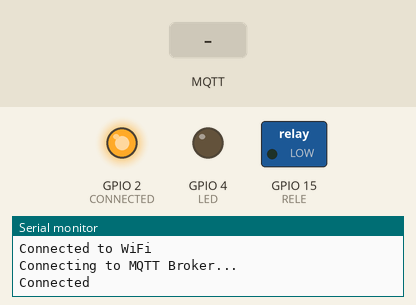
Simulated run of this sketch. Board: ESP32. On the bench: switched loads named in the sketch (green lamp = pin HIGH), output pins drawn as LEDs (lit = HIGH), the last lines printed to the serial monitor. The inputs (shaded band) are chosen by the test bench. WiFi joins after 1.5 s; servers stay silent unless stated; no MQTT or app messages arrive unless stated.

Above: at 2.7 s.
2.8 s: MQTT message "0" arrives on the first subscribed topic
At 3.4 s:
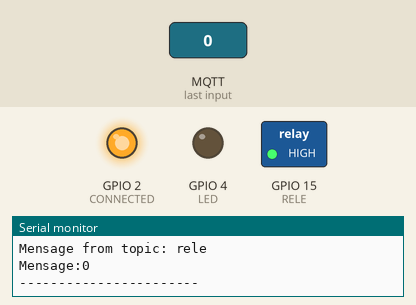
4.3 s: MQTT message "1" arrives on the second subscribed topic
At 5.5 s:
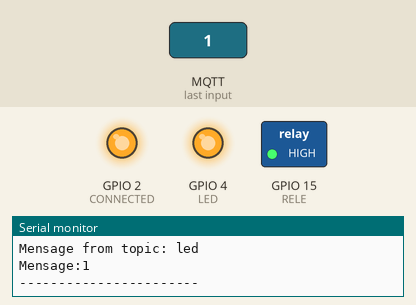
5.8 s: MQTT message "1" arrives on the first subscribed topic
At 6.8 s:
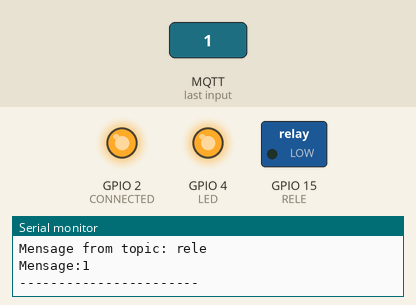
7.3 s: MQTT message "0" arrives on the second subscribed topic
At 8.0 s:
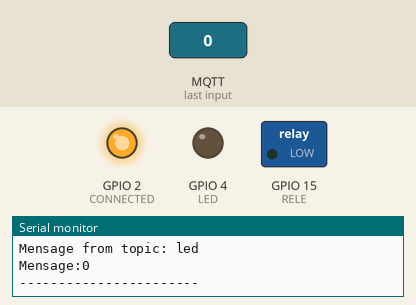
Timing chart, 0 to 9.8 s (numbered marks = the images above; inputs shaded):
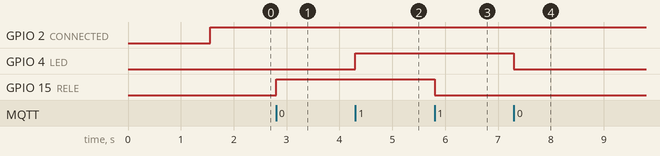

Measured:
- after the input at 2.8 s, GPIO 15 (RELE): LOW → HIGH at once
- after the input at 4.3 s, GPIO 4 (LED): LOW → HIGH at once
- after the input at 5.8 s, GPIO 15 (RELE): HIGH → LOW at once
- after the input at 7.3 s, GPIO 4 (LED): HIGH → LOW at once

The sketch:

sketch_may14a.ino
```cpp
// mqtt with esp32 NodeMcu

#include <WiFi.h>
#include <PubSubClient.h>

#define DEBUG
#define CONNECTED 2

#define RELE 15   //pins
#define LED 4

//informações da rede WIFI
const char* ssid = "10 real por minuto";        //WIFI SSID
const char* password =  "";      //WIFI password

const char* mqttServer = "m15.cloudmqtt.com";       //server
const char* mqttUser = "wdpvrxmh";           //user
const char* mqttPassword = "KDuQXhS68Vke";     //password
const int mqttPort = 19042;                    //port

// TOPICS
const char* mqttTopicSub1 ="rele";
const char* mqttTopicSub2 ="led";


WiFiClient espClient;
PubSubClient client(espClient);


void sub(){
  // add here the subscibe line for all your topics
  client.subscribe(mqttTopicSub1);
  client.subscribe(mqttTopicSub2);
}

void setup() {

  Serial.begin(115200);

  // esp32 onboard led will turn on if everything is worcking properly
  pinMode(CONNECTED, OUTPUT);

  pinMode(RELE, OUTPUT);
  pinMode(LED, OUTPUT);

  WiFi.begin(ssid, password);

  while (WiFi.status() != WL_CONNECTED) {
    delay(500);
    #ifdef DEBUG
    Serial.println("Connecting to WiFi..");
    #endif
  }
  #ifdef DEBUG
  Serial.println("Connected to WiFi");
  #endif

  client.setServer(mqttServer, mqttPort);
  client.setCallback(callback);

  while (!client.connected()) {
    #ifdef DEBUG
    Serial.println("Connecting to MQTT Broker...");
    #endif

    if (client.connect("ESP32", mqttUser, mqttPassword )) {
      #ifdef DEBUG
      Serial.println("Connected");
      #endif

    } else {
      #ifdef DEBUG
      Serial.print("connection failed  ");
      Serial.print(client.state());
      #endif
      delay(2000);

    }
  }
  sub(); //subscribe in the topics
}


void callback(char* topic, byte* payload, unsigned int length) {
  payload[length] = '\0';
  String strMSG = String((char*)payload);

  #ifdef DEBUG
  Serial.print("Mensage from topic: ");
  Serial.println(topic);
  Serial.print("Mensage:");
  Serial.print(strMSG);
  Serial.println();
  Serial.println("-----------------------");
  #endif

  if(strcmp(topic,mqttTopicSub1)==0){
    if (strMSG == "0"){
       digitalWrite(RELE, HIGH);
    }else if (strMSG == "1"){
       digitalWrite(RELE, LOW);
    }
  }else if(strcmp(topic,mqttTopicSub2)==0){
    if (strMSG == "0"){
       digitalWrite(LED, LOW);
    }else if (strMSG == "1"){
       digitalWrite(LED, HIGH);
    }
  }
}

void reconect() {
  while (!client.connected()) {
    #ifdef DEBUG
    Serial.print("Trying to connect with MQTT Server...");
    #endif

    bool conectado = strlen(mqttUser) > 0 ?
                     client.connect("ESP32", mqttUser, mqttPassword) :
                     client.connect("ESP32");

    if(conectado) {
      #ifdef DEBUG
      Serial.println("Connected!");
      #endif
      sub();
    } else {
      #ifdef DEBUG
      Serial.println("Failed to connect to server.Code: ");
      Serial.println( String(client.state()).c_str());
      Serial.println("Trying again in 10 s");
      #endif
      delay(10000);
    }
  }
}

void loop() {
  if (!client.connected()) {
    digitalWrite(CONNECTED, LOW);
    reconect();
  }
  digitalWrite(CONNECTED, HIGH);
  client.loop();
}
```
